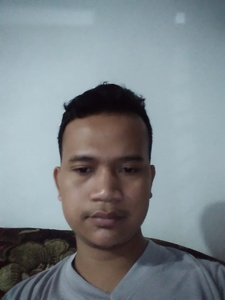
#> input picture recognition_python/data/data_1/photo_1.jpg, 225 x 300 px, shrunk from 966 x 1288 before the run, found by its file name
$ jupyter execute --allow-errors test_modul_new.ipynb
#> lines starting #> are read from the running program, lines starting #| are printed output that depends on the picture
[cell 1]
from PIL import Image, ImageFilter
import numpy as np
from skimage.feature import graycomatrix, graycoprops, local_binary_pattern
from sklearn.preprocessing import StandardScaler
from skimage import color, feature, io
from skimage import img_as_ubyte
import matplotlib.pyplot as plt
import pandas as pd
from sklearn.decomposition import PCA
import cv2

[cell 2]
def extract_face(image):
    # Load the pre-trained Haar Cascade face detector
    face_cascade = cv2.CascadeClassifier(cv2.data.haarcascades + 'haarcascade_frontalface_default.xml')

    # Convert the image to grayscale
    gray = cv2.cvtColor(image, cv2.COLOR_BGR2GRAY)

    # Detect faces in the image
    faces = face_cascade.detectMultiScale(gray, scaleFactor=1.1, minNeighbors=5, minSize=(30, 30))

    if len(faces) > 0:
        # Assume the largest face in the image is the face of interest
        largest_face = max(faces, key=lambda rect: rect[2] * rect[3])
        x, y, w, h = largest_face
        face = image[y:y+h, x:x+w]
        return face
    else:
        return None
image = cv2.imread("../data/test_fuad.jpg")
#> (the rest of this cell did not finish here and is left out)

[cell 3]
def convert2gray(image):
    return color.rgb2gray(image)

#> (the rest of this cell did not finish here and is left out)

[cell 4]
def sobel_operator(img):
    container = np.copy(img)
    size = container.shape
    for i in range(1, size[0] - 1):
        for j in range(1, size[1] - 1):
            gx = (img[i - 1][j - 1] + 2*img[i][j - 1] + img[i + 1][j - 1]) - (img[i - 1][j + 1] + 2*img[i][j + 1] + img[i + 1][j + 1])
            gy = (img[i - 1][j - 1] + 2*img[i - 1][j] + img[i - 1][j + 1]) - (img[i + 1][j - 1] + 2*img[i + 1][j] + img[i + 1][j + 1])
            container[i][j] = min(255, np.sqrt(gx*2 + gy*2))
    return container

#> (the rest of this cell did not finish here and is left out)

[cell 5]
import numpy as np
import matplotlib.pyplot as plt

def normalize_image(image, range_min=0, range_max=1):
    # Pastikan citra dalam format float untuk menghindari masalah pembulatan
    image = image.astype(np.float32)

    # Hitung nilai minimum dan maksimum dari citra
    min_val = np.min(image)
    max_val = np.max(image)

    # Lakukan normalisasi
    normalized_image = (image - min_val) / (max_val - min_val)

    # Skalakan ke rentang yang diinginkan
    normalized_image = normalized_image * (range_max - range_min) + range_min

    return normalized_image

#> (the rest of this cell did not finish here and is left out)

[cell 6]
def extract_lbp_features(image, radius=3, n_points=8, method='uniform'):

    # Hitung LBP
    lbp = local_binary_pattern(image, n_points, radius, method)

    # Hitung histogram LBP
    hist, _ = np.histogram(lbp.ravel(), bins=np.arange(0, n_points + 3), range=(0, n_points + 2))

    # Normalisasi histogram
    hist = hist.astype(float) / sum(hist)

    return hist

# Main function
#> (the rest of this cell did not finish here and is left out)

[cell 7]
def lbph_feature_extraction(image, P=8, R=1, grid_x=8, grid_y=8):
    """
    Ekstraksi fitur menggunakan LBPH.
    image: citra grayscale input
    P: jumlah titik di sekitar lingkaran LBP (default 8)
    R: radius lingkaran LBP (default 1)
    grid_x: jumlah grid dalam sumbu x
    grid_y: jumlah grid dalam sumbu y
    """
    # Menghitung LBP dari citra
    lbp_image = local_binary_pattern(image, P, R, method="uniform")

    # Ukuran grid
    h, w = lbp_image.shape
    grid_h = h // grid_y
    grid_w = w // grid_x

    # Histogram untuk setiap grid
    histograms = []
    for i in range(grid_y):
        for j in range(grid_x):
            grid = lbp_image[i * grid_h:(i + 1) * grid_h, j * grid_w:(j + 1) * grid_w]
            hist, _ = np.histogram(grid, bins=np.arange(0, P + 3), range=(0, P + 2))
            histograms.append(hist)

    # Menggabungkan semua histogram
    histograms = np.concatenate(histograms)
    histograms = histograms / np.sum(histograms)  # Normalisasi histogram

    return histograms

# [9 lines of commented-out code are left out]

[cell 8]
def citra_digital_proccessing(image):
    image_cropped = extract_face(image)
    image_grayscale = convert2gray(image_cropped)
    image_normalizedd = normalize_image(image_grayscale)
    image_lab = extract_lbp_features(image_normalizedd)

    return image_lab

[cell 9]
def main():
    folders = ["data_1","data_2","data_3","data_4"]
    photos = ["photo_1.jpg", "photo_2.jpg", "photo_3.jpg", "photo_4.jpg", "photo_5.jpg"]
    featlist = ['X1','X2','X3','X4','X5','X6','X7','X8','X9', 'X10','Y']
    final = []

    for folder in folders:
        print(folder)
        print(folders.index(folder))
        for x in range(len(photos)):
            image = Image.open("data\\" + folder +'\\'+ photos[x])
#> image is the input picture: PIL image 225x300 RGB; mean R, G, B 124.4, 132.6, 136.8
            image_processing = citra_digital_proccessing(np.array(image))
#> in extract_face (call 2), `gray = cv2.cvtColor(image, cv2.COLOR_BGR2GRAY)`:
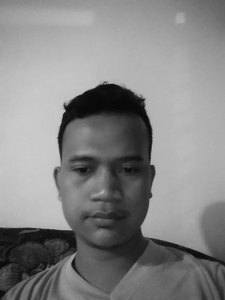
#> gray: shape (300, 225); min 7, max 203, mean 132.9
#> in extract_face (call 2), `faces = face_cascade.detectMultiScale(gray, scaleFactor=1.1, minNeighb..`: faces = [[50, 125, 112, 112]]
#> in extract_face (call 2), `largest_face = max(faces, key=lambda rect: rect[2] * rect[3])`: largest_face = [50, 125, 112, 112]
#> in extract_face (call 2), `x, y, w, h = largest_face`: x = 50; y = 125; w = 112
#> in extract_face (call 2), `face = image[y:y+h, x:x+w]`:
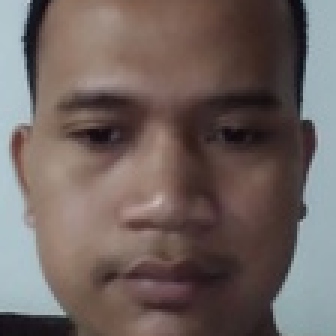
#> face: shape (112, 112, 3) (shown 3 times larger); mean R, G, B 111.2, 98.8, 95.2
#> in convert2gray, `return color.rgb2gray(image)`:
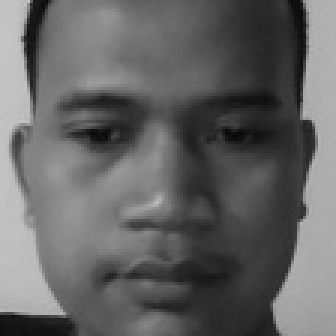
#> returned value: shape (112, 112) float64 (shown 3 times larger); min 0.0397, max 0.774, mean 0.397
#> in normalize_image, `min_val = np.min(image)`: min_val = 0.0397
#> in normalize_image, `max_val = np.max(image)`: max_val = 0.774
#> in normalize_image, `normalized_image = (image - min_val) / (max_val - min_val)`:
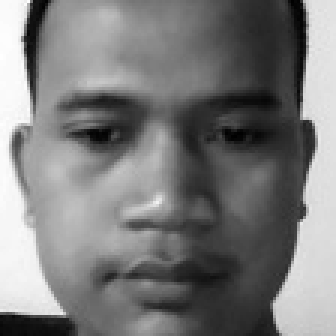
#> normalized_image: shape (112, 112) float32 (shown 3 times larger); min 0, max 1, mean 0.486
#> in extract_lbp_features, `lbp = local_binary_pattern(image, n_points, radius, method)`:
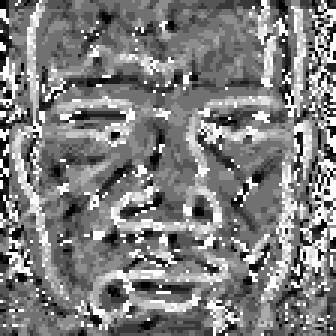
#> lbp: shape (112, 112) float64 (shown 3 times larger); min 0, max 9, mean 4.47; drawn with min black and max white
#> in extract_lbp_features, `hist, _ = np.histogram(lbp.ravel(), bins=np.arange(0, n_points + 3), r..`: hist = [481, 675, 1043, 1937, 3440, 1781, 739, 674, 325, 1449]
#> in extract_lbp_features, `hist = hist.astype(float) / sum(hist)`: hist = [0.0383, 0.0538, 0.0831, 0.154, 0.274, 0.142, 0.0589, 0.0537, 0.0259, 0.116]
#> in citra_digital_proccessing, `image_lab = extract_lbp_features(image_normalizedd)`: image_lab has the same summary as hist in extract_lbp_features
#> image_processing has the same summary as hist in extract_lbp_features
            fitur = np.append(image_processing, folders.index(folder)+1)
#> fitur = [0.0383, 0.0538, 0.0831, 0.154, 0.274, 0.142, 0.0589, 0.0537, 0.0259, 0.116, 1]
            final.append(fitur)

    df = pd.DataFrame(final)
    # print(len(featlist))
    filepath = "Training.csv"
    df.to_csv(filepath, index=False)
main()
